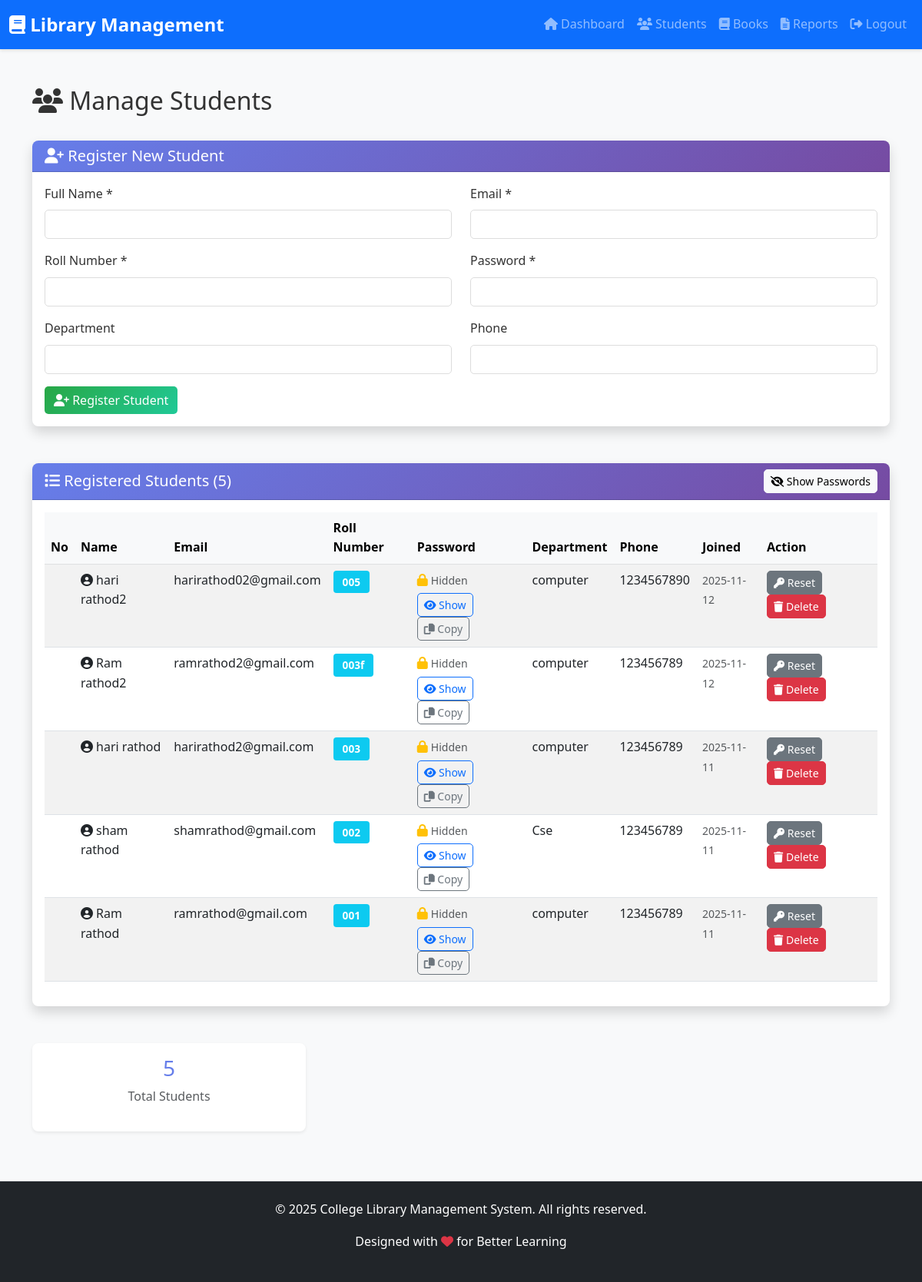
/admin/students (signed in), run on the app's committed database.
### tables this page shows
CREATE TABLE students (
            id INTEGER PRIMARY KEY AUTOINCREMENT,
            name TEXT NOT NULL,
            email TEXT UNIQUE NOT NULL,
            password TEXT NOT NULL,
            roll_number TEXT UNIQUE NOT NULL,
            phone TEXT,
            department TEXT,
            created_at TIMESTAMP DEFAULT CURRENT_TIMESTAMP
        );

### app.py (the view, shortened to what this page needs)
@app.route('/admin/students', methods=['GET', 'POST'])
@admin_required
def admin_students():
    conn = get_db()
    cursor = conn.cursor()
    cursor.execute('SELECT * FROM students ORDER BY created_at DESC')
    students = cursor.fetchall()
    conn.close()
    last_reset = session.pop('last_reset', None)
    return render_template('admin_students.html', students=students, last_reset=last_reset)

### app.py (called while the page is built)
def get_db():
    conn = sqlite3.connect(DATABASE)
    conn.row_factory = sqlite3.Row
    return conn

def admin_required(f):
    @wraps(f)
    def decorated_function(*args, **kwargs):
        if 'admin_id' not in session:
            flash('Admin login required', 'danger')
            return redirect(url_for('admin_login'))
        return f(*args, **kwargs)
    return decorated_function

### templates/admin_students.html (shortened to what this page needs)
{% extends "base.html" %}
{% block content %}
<div class="container my-5">
    <div class="row mb-4">
        <div class="col-md-8">
            <h2><i class="fas fa-users"></i> Manage Students</h2>
        </div>
    </div>
    <div class="card shadow mb-5">
        <div class="card-header bg-primary text-white">
            <h5 class="mb-0"><i class="fas fa-user-plus"></i> Register New Student</h5>
        </div>
        <div class="card-body">
            <form method="POST" action="{{ url_for('admin_students') }}">
                <div class="row">
                    <div class="col-md-6 mb-3">
                        <label for="name" class="form-label">Full Name *</label>
                        <input type="text" class="form-control" id="name" name="name" required>
                    </div>
                    <div class="col-md-6 mb-3">
                        <label for="email" class="form-label">Email *</label>
                        <input type="email" class="form-control" id="email" name="email" required>
                    </div>
                </div>
                <div class="row">
                    <div class="col-md-6 mb-3">
                        <label for="roll_number" class="form-label">Roll Number *</label>
                        <input type="text" class="form-control" id="roll_number" name="roll_number" required>
                    </div>
                    <div class="col-md-6 mb-3">
                        <label for="password" class="form-label">Password *</label>
                        <input type="password" class="form-control" id="password" name="password" required>
                    </div>
                </div>
                <div class="row">
                    <div class="col-md-6 mb-3">
                        <label for="department" class="form-label">Department</label>
                        <input type="text" class="form-control" id="department" name="department">
                    </div>
                    <div class="col-md-6 mb-3">
                        <label for="phone" class="form-label">Phone</label>
                        <input type="tel" class="form-control" id="phone" name="phone">
                    </div>
                </div>
                <button type="submit" class="btn btn-success">
                    <i class="fas fa-user-plus"></i> Register Student
                </button>
            </form>
        </div>
    </div>
    <div class="card shadow">
        <div class="card-header bg-primary text-white d-flex justify-content-between align-items-center">
            <h5 class="mb-0"><i class="fas fa-list"></i> Registered Students ({{ students|length }})</h5>
            <button type="button" class="btn btn-sm btn-light" id="togglePasswordBtn">
                <i class="fas fa-eye-slash"></i> <span id="toggleText">Show Passwords</span>
            </button>
        </div>
        <div class="card-body">
            {% if students %}
                <div class="table-responsive">
                    <table class="table table-striped table-hover">
                        <thead class="table-light">
                            <tr>
                                <th>No</th>
                                <th>Name</th>
                                <th>Email</th>
                                <th>Roll Number</th>
                                <th>Password</th>
                                <th>Department</th>
                                <th>Phone</th>
                                <th>Joined</th>
                                <th>Action</th>
                            </tr>
                        </thead>
                        <tbody>
                            {% for student in students %}
                                <tr>
                                    <td>
                                    </td>
                                    <td>
                                        <i class="fas fa-user-circle"></i> {{ student['name'] }}
                                    </td>
                                    <td>{{ student['email'] }}</td>
                                    <td><span class="badge bg-info">{{ student['roll_number'] }}</span></td>
                                    <td>
                                        <span class="password-hidden">
                                            <i class="fas fa-lock text-warning"></i> <small class="text-muted">Hidden</small>
                                        </span>
                                        <div class="mt-1">
                                                                            <button type="button" class="btn btn-sm btn-outline-primary me-1" data-student-id="{{ student['id'] }}" data-action="show">
                                                                                <i class="fas fa-eye"></i> Show
                                                                            </button>
                                                                            <button type="button" class="btn btn-sm btn-outline-secondary" data-student-id="{{ student['id'] }}" data-action="copy">
                                                                                <i class="fas fa-copy"></i> Copy
                                                                            </button>
                                        </div>
                                    </td>
                                    <td>{{ student['department'] or 'N/A' }}</td>
                                    <td>{{ student['phone'] or 'N/A' }}</td>
                                    <td><small class="text-muted">{{ student['created_at'][:10] }}</small></td>
                                    <td>
                                        <button type="button" class="btn btn-sm btn-secondary me-1"
                                            data-student-id="{{ student['id'] }}" data-student-name="{{ student['name']|e }}" data-action="reset">
                                                <i class="fas fa-key"></i> Reset
                                            </button>
                                            <form method="POST" action="{{ url_for('admin_students') }}" style="display:inline;">
                                                <button type="submit" class="btn btn-sm btn-danger confirm-submit" data-confirm="Are you sure you want to delete this student?">
                                                    <i class="fas fa-trash"></i> Delete
                                                </button>
                                            </form>
                                    </td>
                                </tr>
                            {% endfor %}
                        </tbody>
                    </table>
                </div>
            {% else %}
                <div class="alert alert-info text-center py-4">
                    <i class="fas fa-users fa-3x mb-3"></i>
                    <p>No students registered yet.</p>
                    <p>Use the form above to register your first student.</p>
                </div>
            {% endif %}
        </div>
    </div>
    <div class="row mt-5">
        <div class="col-md-4 mb-3">
            <div class="card text-center shadow-sm">
                <div class="card-body">
                    <h3 class="text-primary">{{ students|length }}</h3>
                    <p class="text-muted">Total Students</p>
                </div>
            </div>
        </div>
    </div>
</div>
{% endblock %}

### templates/base.html (shortened to what this page needs)
<!DOCTYPE html>
<html lang="en">
<head>
    <link href="https://cdn.jsdelivr.net/npm/bootstrap@5.3.0/dist/css/bootstrap.min.css" rel="stylesheet">
    <link rel="stylesheet" href="https://cdnjs.cloudflare.com/ajax/libs/font-awesome/6.4.0/css/all.min.css">
    <link rel="stylesheet" href="{{ url_for('static', filename='css/style.css') }}">
</head>
<body>
    <nav class="navbar navbar-expand-lg navbar-dark bg-primary sticky-top">
        <div class="container-fluid">
            <a class="navbar-brand" href="/">
                <i class="fas fa-book"></i> Library Management
            </a>
            <div class="collapse navbar-collapse" id="navbarNav">
                <ul class="navbar-nav ms-auto">
                    {% if session.user_type == 'student' %}
                        <li class="nav-item">
                            <a class="nav-link" href="{{ url_for('student_dashboard') }}">
                                <i class="fas fa-home"></i> Dashboard
                            </a>
                        </li>
                        <li class="nav-item">
                            <a class="nav-link" href="{{ url_for('student_books') }}">
                                <i class="fas fa-book-open"></i> Books
                            </a>
                        </li>
                        <li class="nav-item">
                            <a class="nav-link" href="{{ url_for('view_reports') }}">
                                <i class="fas fa-exclamation-circle"></i> Reports
                            </a>
                        </li>
                        <li class="nav-item">
                            <a class="nav-link" href="{{ url_for('logout') }}">
                                <i class="fas fa-sign-out-alt"></i> Logout
                            </a>
                        </li>
                    {% elif session.user_type == 'admin' %}
                        <li class="nav-item">
                            <a class="nav-link" href="{{ url_for('admin_dashboard') }}">
                                <i class="fas fa-home"></i> Dashboard
                            </a>
                        </li>
                        <li class="nav-item">
                            <a class="nav-link" href="{{ url_for('admin_students') }}">
                                <i class="fas fa-users"></i> Students
                            </a>
                        </li>
                        <li class="nav-item">
                            <a class="nav-link" href="{{ url_for('admin_books') }}">
                                <i class="fas fa-book"></i> Books
                            </a>
                        </li>
                        <li class="nav-item">
                            <a class="nav-link" href="{{ url_for('admin_reports') }}">
                                <i class="fas fa-file-alt"></i> Reports
                            </a>
                        </li>
                        <li class="nav-item">
                            <a class="nav-link" href="{{ url_for('logout') }}">
                                <i class="fas fa-sign-out-alt"></i> Logout
                            </a>
                        </li>
                    {% endif %}
                </ul>
            </div>
        </div>
    </nav>
    <main>
        {% block content %}{% endblock %}
    </main>
    <footer class="bg-dark text-white mt-5 py-4">
        <div class="container text-center">
            <p>&copy; 2025 College Library Management System. All rights reserved.</p>
            <p>Designed with <i class="fas fa-heart text-danger"></i> for Better Learning</p>
        </div>
    </footer>
</body>
</html>

### static/css/style.css (style rules this page uses)
:root { --primary-color: #667eea; --secondary-color: #764ba2; --success-color: #28a745; --danger-color: #dc3545; --warning-color: #ffc107; --info-color: #17a2b8; }
body { font-family: 'Segoe UI', Tahoma, Geneva, Verdana, sans-serif; line-height: 1.6; color: #333; background-color: #f8f9fa; }
.navbar-brand { font-size: 1.5rem; font-weight: bold; }
.navbar { box-shadow: 0 2px 4px rgba(0, 0, 0, 0.1); }
.card { border: none; border-radius: 8px; transition: all 0.3s ease; }
.card-header { background: linear-gradient(135deg, #667eea 0%, #764ba2 100%); color: white; border-radius: 8px 8px 0 0 !important; }
.card-header.bg-primary { background: linear-gradient(135deg, #667eea 0%, #764ba2 100%) !important; }
.btn { border-radius: 5px; font-weight: 500; transition: all 0.3s ease; }
.btn-success { background: linear-gradient(135deg, #28a745 0%, #20c997 100%); border: none; }
.table { background: white; border-radius: 8px; }
.table thead { background: #f8f9fa; }
.form-control { border-radius: 5px; border: 1px solid #ddd; transition: all 0.3s ease; }
.form-label { font-weight: 500; color: #333; }
.badge { padding: 0.5rem 0.75rem; font-size: 0.85rem; border-radius: 4px; }
footer { margin-top: auto; padding-top: 2rem; border-top: 1px solid #dee2e6; }
.navbar { animation: slideDown 0.3s ease; }
.text-primary { color: #667eea !important; }
.text-danger { color: #dc3545 !important; }
.text-warning { color: #ffc107 !important; }
.shadow { box-shadow: 0 0.5rem 1rem rgba(0, 0, 0, 0.15) !important; }
.shadow-sm { box-shadow: 0 0.125rem 0.25rem rgba(0, 0, 0, 0.075) !important; }

### data on the page
students: name "hari rathod2", email "harirathod02@gmail.com", roll_number "005", department "computer", phone "1234567890", created_at "2025-11-12"
students: name "Ram rathod2", email "ramrathod2@gmail.com", roll_number "003f", department "computer", phone "123456789", created_at "2025-11-12"
students: name "hari rathod", email "harirathod2@gmail.com", roll_number "003", department "computer", phone "123456789", created_at "2025-11-11"
students: name "sham rathod", email "shamrathod@gmail.com", roll_number "002", department "Cse", phone "123456789", created_at "2025-11-11"
students: name "Ram rathod", email "ramrathod@gmail.com", roll_number "001", department "computer", phone "123456789", created_at "2025-11-11"

### other printed values
{{ students|length }} "5"
